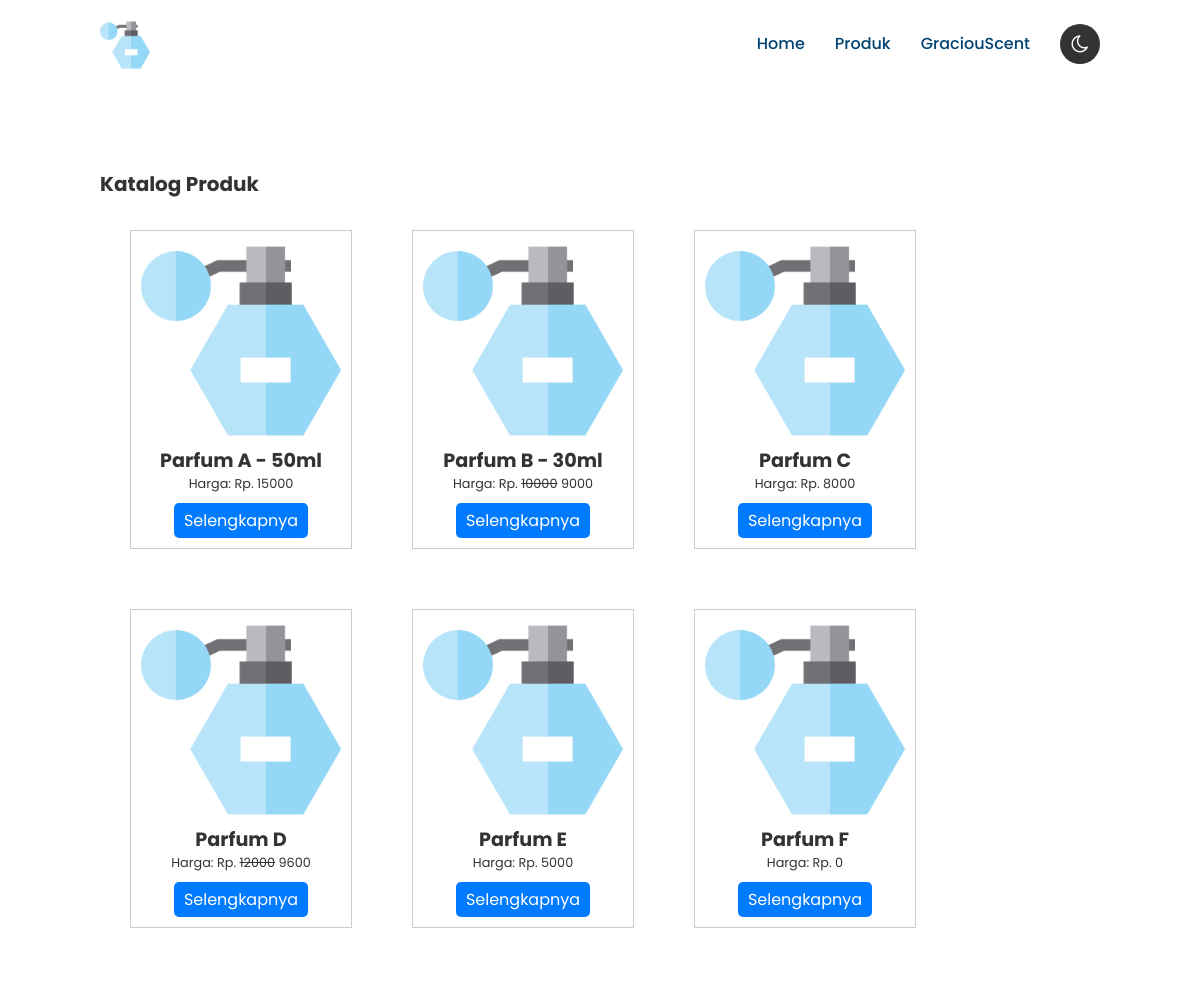
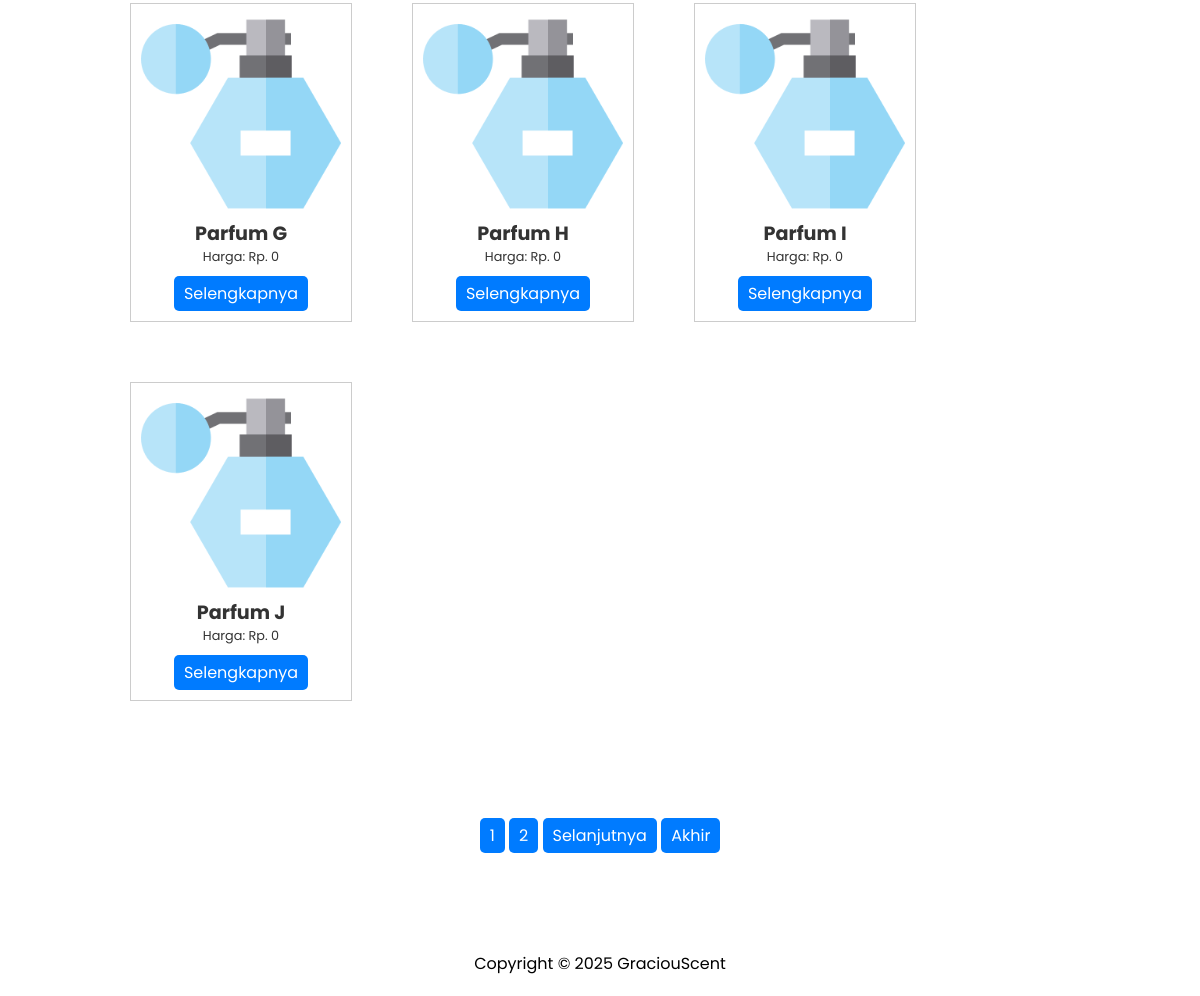
The app's page /product/ with its own data (2 pictures, top to bottom).
### adminpage/models.py (models this page shows, shortened)
class Stock(models.Model):
    id = models.AutoField(primary_key=True)
    name = models.CharField(max_length=90)
    photo = models.ImageField(upload_to='stock_images', default='stock_images/default.png', null=True, blank=True)
    description = models.CharField(max_length=360)
    price = models.IntegerField(default=0)
    discount = models.IntegerField(default=0)
    is_deleted = models.BooleanField(default=False)
    created_at = models.DateTimeField(auto_now_add=True)
    updated_at = models.DateTimeField(auto_now=True)
    class Meta:
        ordering = [Lower("name")]
    def get_actual_price(self):
        if self.discount != 0:
            price_base = self.price
            disc = int(price_base * self.discount / 100)
            actual = price_base - disc
        else:
            actual = self.price
        return actual

### homepage/views.py (the view)
# urls.py: path('product/', views.ProductView.as_view(), name='product'),
class ProductView(FilterView):
    def get(self, request):
        order_by = request.GET.get('order_by')
        direction = request.GET.get('direction')
        search = request.GET.get('search')
        if order_by:
            ordering = order_by
        else:
            ordering = "name"
        if direction == 'desc':
            ordering = '-{}'.format(ordering)
        if search:
            queryset = Stock.objects.filter(name__icontains=search).order_by(ordering)
        else:
            queryset = Stock.objects.all().order_by(ordering)
        paginator = Paginator(queryset, 10)
        page = request.GET.get('page')
        try:
            all_stock = paginator.page(page)
        except PageNotAnInteger:
            all_stock = paginator.page(1)
        except EmptyPage:
            all_stock = paginator.page(paginator.num_pages)
        return render(request, 'product.html',{'all_stock': all_stock, 'order_by': order_by, 'direction': direction, 'search': search})

### homepage/templates/product.html (shortened to what this page needs)
{% extends "base.html" %}
{% block content %}
		<section>
			<div class="content" style="top: 100px;">
				<div class="textBox" style="position: absolute; top: -30px; font-size: 50%;">
					<h2>Katalog Produk</h2>
				</div>
				<ul class="product-list" >
					{% for product in all_stock %}
						<li class="product-item" style="text-align: center;">
							<a href="{% url 'product-detail' product.pk %}">
								<img src="{{ product.photo.url }}" alt="{{ product.name }}" width="200">
							</a>
									<div class="textBox">
										<h2 style="font-size: 120%;">{{ product.name }}</h2>
										{% if product.discount != 0 %}
											<p style="font-size: 80%;">Harga: Rp. <s>{{ product.price }}</s> {{ product.get_actual_price }}</p>
										{% else %}
											<p style="font-size: 80%;">Harga: Rp. {{ product.price }}</p>
										{% endif %}
									</div>
							<a href="{% url 'product-detail' product.pk %}" class="read-more-button">Selengkapnya</a>
						</li>
					{% endfor %}
				</ul>
			</div>
		</section>
		<section style="height: 100px">
			<div class="align-middle">
				{% for num in all_stock.paginator.page_range %}
					{% if all_stock.number == num %}
						<a class="read-more-button mb-4" href="?search={{ search|default_if_none:'' }}&order_by={{ order_by|default_if_none:'' }}&direction={{ direction }}&page={{ num }}">{{ num }}</a>
					{% elif num > all_stock.number|add:'-3' and num < all_stock.number|add:'3' %}
						<a class="read-more-button mb-4" href="?search={{ search|default_if_none:'' }}&order_by={{ order_by|default_if_none:'' }}&direction={{ direction }}&page={{ num }}">{{ num }}</a>
					{% endif %}
				{% endfor %}
				{% if all_stock.has_next %}
					<a class="read-more-button mb-4" href="?search={{ search|default_if_none:'' }}&order_by={{ order_by|default_if_none:'' }}&direction={{ direction }}&page={{ all_stock.next_page_number }}">Selanjutnya</a>
					<a class="read-more-button mb-4" href="?search={{ search|default_if_none:'' }}&order_by={{ order_by|default_if_none:'' }}&direction={{ direction }}&page={{ all_stock.paginator.num_pages }}">Akhir</a>
				{% endif %}
			</div>
		</section>
{% endblock content %}

### homepage/templates/base.html (shortened to what this page needs)
{% load static %}
<!DOCTYPE html>
<html lang="en">
<head>
    <link rel="stylesheet" href="{% static 'style.css' %}">
	<link rel="stylesheet" href="{% static 'font-awesome.css' %}">
</head>
<body>
	<header style="background: #fff;">
		<a href="{% url 'landing' %}"><img src="{% static 'files/default.png' %}" class="logo" style="margin-top: 10px; height: 50px"></a>
		<ul class="navigation">
			<li><a href="{% url 'landing' %}" style="color: var(--blue);">Home</a></li>
			<li><a href="{% url 'product' %}" style="color: var(--blue);">Produk</a></li>
			<li><a href="{% url 'login' %}" style="color: var(--blue);">GraciouScent</a></li>
			<li><span class="themeSwitch"></span></li>
		</ul>
	</header>
	<div class="container">
		{% block content %}{% endblock content %}
	</div>
	<footer>
		<div class="container">
			<div class="row">
				<p>Copyright © 2025 GraciouScent</p>
			</div>
		</div>
	</footer>
</body>
</html>

### static/style.css (style rules this page uses)
* { margin: 0; padding: 0; box-sizing: border-box; font-family: 'Poppins', sans-serif; }
body { overflow-x: hidden; }
:root { --black: #333; --green: #017143; --blue: #014371; --white: #fff; --white2: #fff; --black2: #333; }
section { position: relative; width: 100%; height: 100%; padding: 100px; display: flex; justify-content: space-around; align-items: center; background: var(--white); }
header { position: absolute; top: 0; left: 0; width: 100%; padding: 10px 100px; display: flex; justify-content: space-between; align-items: center; z-index: 10; }
header .logo { position: relative; max-width: 70px; }
header ul { position: relative; display: flex; justify-content: center; align-items: center; }
header ul li { list-style: none; display: flex; margin-left: 30px; }
header ul li a { display: inline-block; color: var(--black); font-weight: 500; text-decoration: none; }
.content { position: relative; width: 100%; display: flex; justify-content: space-between; align-items: center; z-index: 2; }
.content .textBox { position: relative; max-width: 600px; z-index: 1; }
.content .textBox h2 { font-size: 2.5em; color: var(--black); line-height: 1.4em; font-weight: 700; }
.content .textBox p { color: var(--black); }
.themeSwitch { position: relative; width: 40px; height: 40px; background: var(--black); border-radius: 50%; display: flex; justify-content: center; align-items: center; cursor: pointer; }
.themeSwitch::before { content: '\f186'; font-family: fontAwesome; color: var(--white); font-size: 20px; }

### homepage/templates/base.html (style rules this page uses)
footer { background: #fff; font-weight: 400; text-align: center; padding: 20px; }
.product-list { display: flex; flex-wrap: wrap; list-style: none; padding: 0; }
.product-item { max-width: 50%; margin: 30px; border: 1px solid #ccc; padding: 10px; text-align: center; }
.read-more-button { display: inline-block; margin-top: 10px; background-color: #007bff; color: #fff; text-decoration: none; padding: 5px 10px; border-radius: 5px; }

### records on screen
Stock: photo (placeholder picture), name "Parfum A - 50ml", price "15000"
Stock: photo (picture), name "Parfum B - 30ml", price "10000", get_actual_price "9000"
Stock: photo (placeholder picture), name "Parfum C", price "8000"
Stock: photo (placeholder picture), name "Parfum D", price "12000", get_actual_price "9600"
Stock: photo (placeholder picture), name "Parfum E", price "5000"
Stock: photo (placeholder picture), name "Parfum F", price "0"
Stock: photo (placeholder picture), name "Parfum G", price "0"
Stock: photo (placeholder picture), name "Parfum H", price "0"
Stock: photo (placeholder picture), name "Parfum I", price "0"
Stock: photo (placeholder picture), name "Parfum J", price "0"

### other values on screen
{{ num }} "1"
{{ num }} "2"
